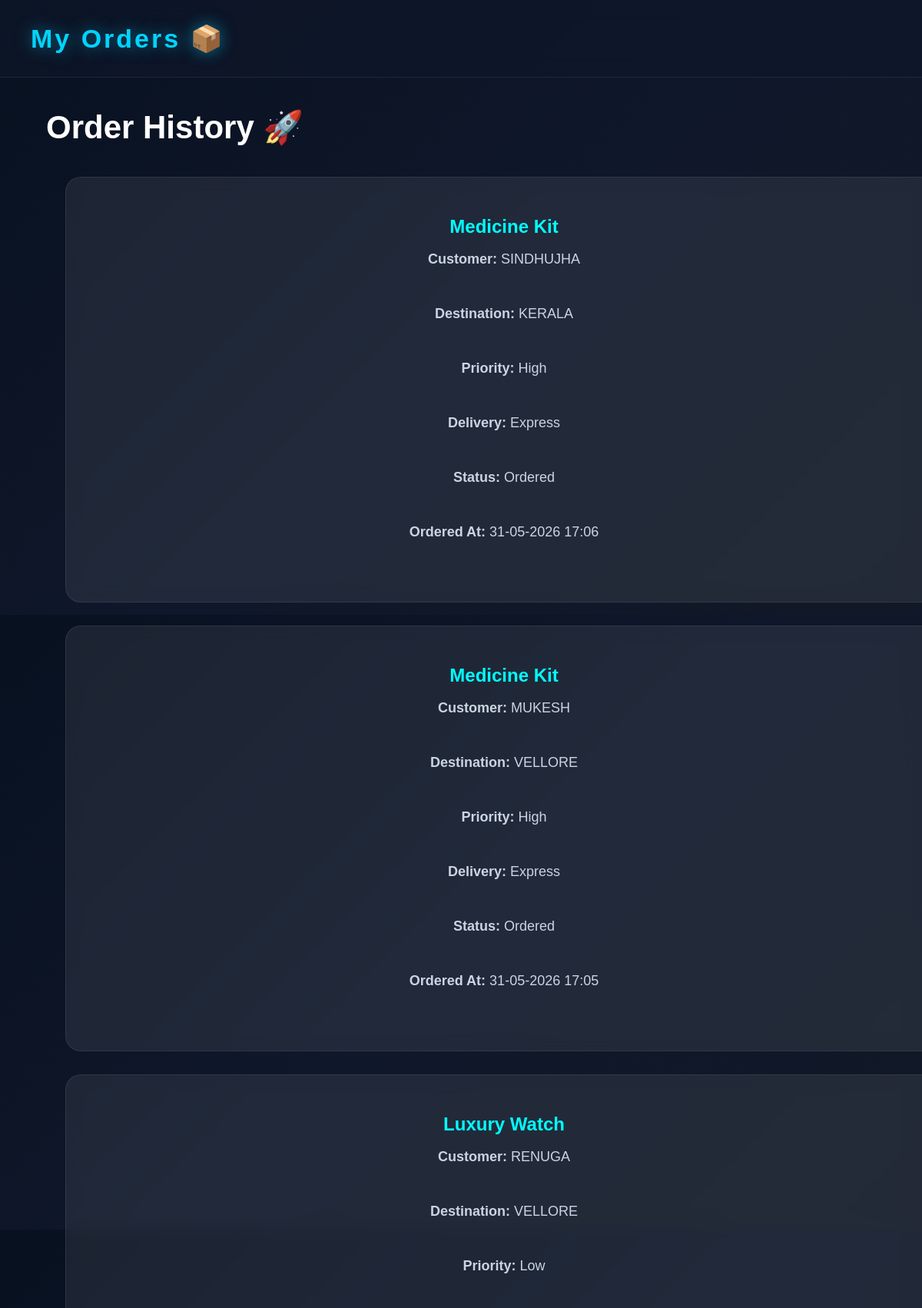
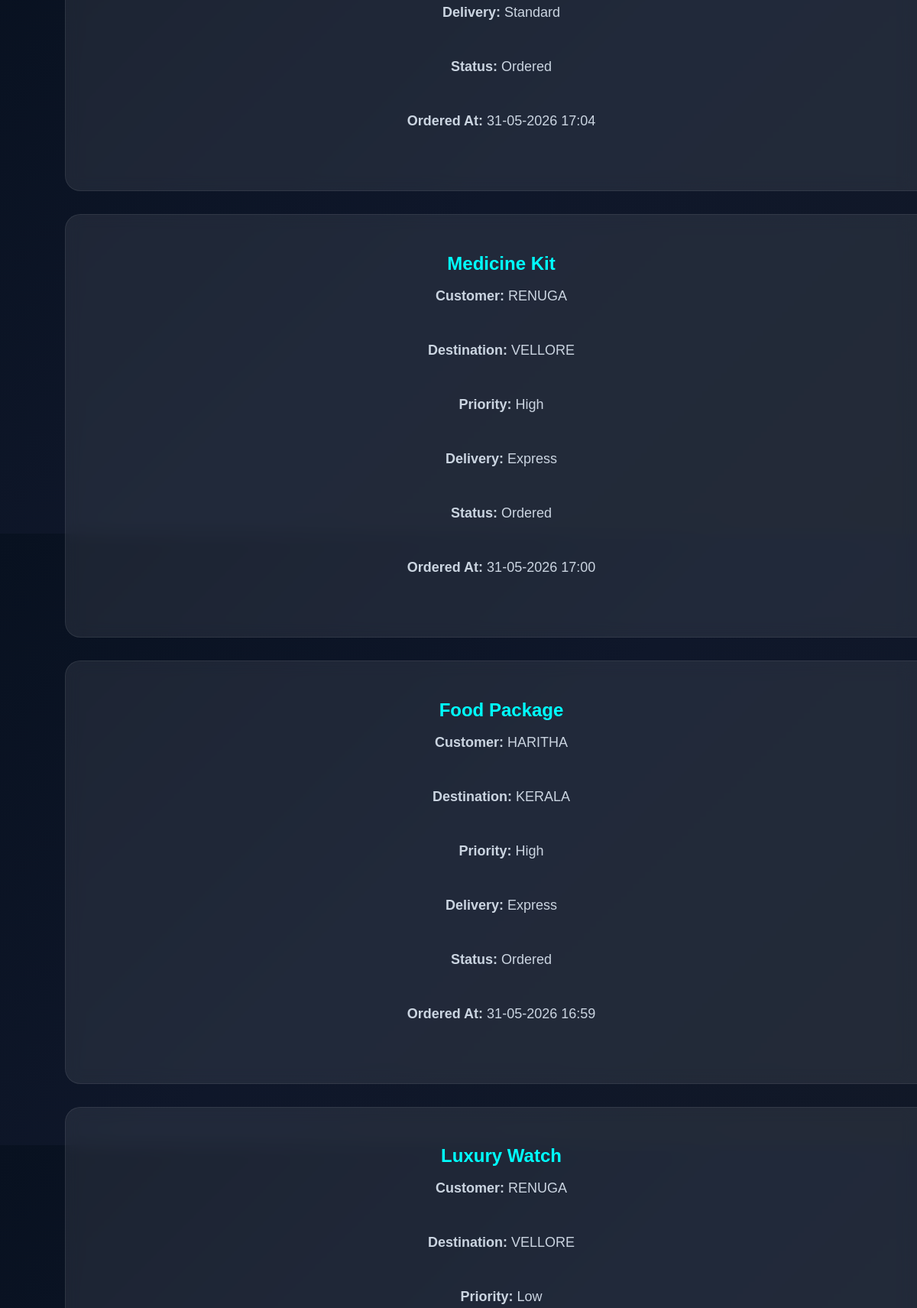
The page /my-orders (signed in, upper part) on the database its author committed (2 pictures, top to bottom).
### tables this page shows
CREATE TABLE orders (

            id INTEGER PRIMARY KEY AUTOINCREMENT,

            customer_name TEXT,

            product_name TEXT,

            destination TEXT,

            priority TEXT,

            delivery_speed TEXT,

            status TEXT,

            created_at TEXT

        );

### app.py (the view)
@app.route("/my-orders")
def my_orders():
    if "user" not in session:
        return redirect("/login")
    connection = sqlite3.connect("algo.db")
    cursor = connection.cursor()
    cursor.execute("""

        SELECT * FROM orders

        ORDER BY id DESC

    """)
    orders = cursor.fetchall()
    connection.close()
    return render_template(
        "my_orders.html",
        orders=orders
    )

### templates/my_orders.html (shortened to what this page needs)
<!DOCTYPE html>
<html>
<head>
    <link
    rel="stylesheet"
    href="{{ url_for('static', filename='css/style.css') }}"
    >
</head>
<body>
    <div class="navbar">
        <div class="logo">
            My Orders 📦
        </div>
    </div>
    <section class="tracking-section">
        <h1>
            Order History 🚀
        </h1>
        {% for order in orders %}
        <div class="tracking-card">
            <h2>
                {{ order[2] }}
            </h2>
            <p>
                <strong>Customer:</strong>
                {{ order[1] }}
            </p>
            <p>
                <strong>Destination:</strong>
                {{ order[3] }}
            </p>
            <p>
                <strong>Priority:</strong>
                {{ order[4] }}
            </p>
            <p>
                <strong>Delivery:</strong>
                {{ order[5] }}
            </p>
            <p>
                <strong>Status:</strong>
                {{ order[6] }}
            </p>
            <p>
                <strong>Ordered At:</strong>
                {{ order[7] }}
            </p>
        </div>
        {% endfor %}
    </section>
</body>
</html>

### static/css/style.css (style rules this page uses)
body { margin: 0; padding: 0; font-family: 'Poppins', sans-serif; background: linear-gradient( 135deg, #081120, #0f172a, #111827 ); overflow-x: hidden; }
.navbar { width: 100%; position: relative; top: 0; left: 0; z-index: 1000; display: flex; justify-content: space-between; align-items: center; padding: 20px 50px; box-sizing: border-box; background: rgba(15, 23, 42, 0.7); backdrop-filter: blur(14px); border-bottom: 1px solid rgba(255,255,255,0.08); overflow-x: auto; flex-wrap: nowrap; }
.logo { color: #00d4ff; font-size: 34px; font-weight: 700; letter-spacing: 3px; text-shadow: 0 0 20px rgba(0,212,255,0.5); }
.tracking-card { width: 100%; max-width: 1100px; background: rgba(255,255,255,0.05); border: 1px solid rgba(255,255,255,0.08); border-radius: 30px; padding: 50px; backdrop-filter: blur(14px); text-align: center; color: white; }
.tracking-card p { color: #cbd5e1; margin-bottom: 50px; font-size: 18px; }
.tracking-card { background: rgba(255,255,255,0.08); margin: 25px; padding: 25px; border-radius: 20px; color: white; }
.tracking-section { width: 90%; margin: 40px auto; }
.tracking-section h1 { color: white; margin-bottom: 40px; font-size: 42px; }
.tracking-card { background: rgba(255,255,255,0.08); padding: 30px; margin-bottom: 30px; border-radius: 20px; color: white; backdrop-filter: blur(10px); }
.tracking-card h2 { color: cyan; margin-bottom: 15px; }
.navbar { display:flex; justify-content:space-between; align-items:center; padding:30px 40px; }

### rows shown on the page
orders: product_name "Medicine Kit", customer_name "SINDHUJHA", destination "KERALA", priority "High", delivery_speed "Express", status "Ordered", created_at "31-05-2026 17:06"
orders: product_name "Medicine Kit", customer_name "MUKESH", destination "VELLORE", priority "High", delivery_speed "Express", status "Ordered", created_at "31-05-2026 17:05"
orders: product_name "Luxury Watch", customer_name "RENUGA", destination "VELLORE", priority "Low", delivery_speed "Standard", status "Ordered", created_at "31-05-2026 17:04"
orders: product_name "Medicine Kit", customer_name "RENUGA", destination "VELLORE", priority "High", delivery_speed "Express", status "Ordered", created_at "31-05-2026 17:00"
orders: product_name "Food Package", customer_name "HARITHA", destination "KERALA", priority "High", delivery_speed "Express", status "Ordered", created_at "31-05-2026 16:59"
orders: product_name "Luxury Watch", customer_name "RENUGA", destination "VELLORE", priority "Low"
